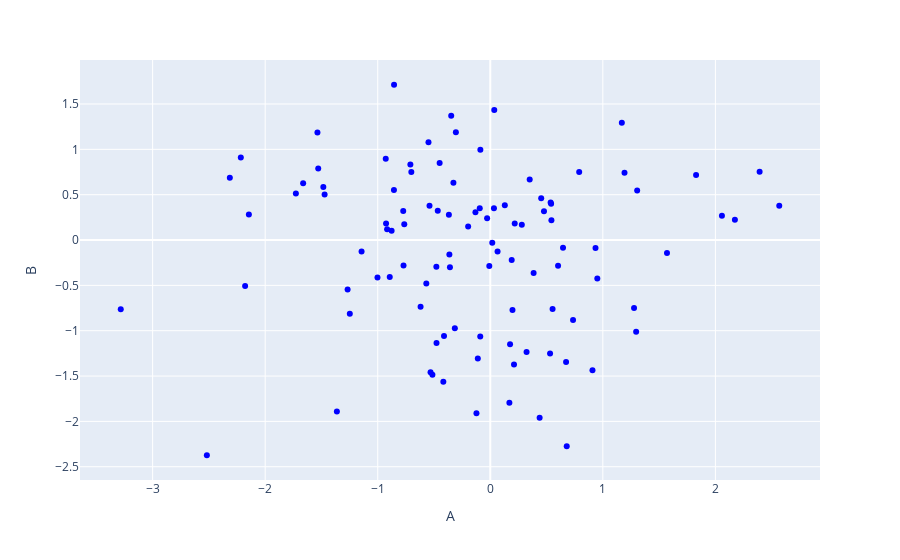

Notebook source saved alongside this figure:
### Code cell
fig = px.scatter(df, x='A', y='B', size_max=10, color_discrete_sequence=['blue'])
fig.show()
